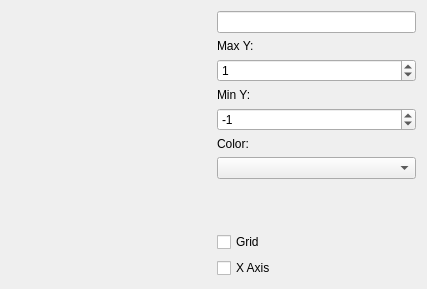
<?xml version="1.0" encoding="UTF-8"?>
<ui version="4.0">
 <class>Plot</class>
 <widget class="QWidget" name="Plot">
  <property name="geometry">
   <rect>
    <x>0</x>
    <y>0</y>
    <width>427</width>
    <height>289</height>
   </rect>
  </property>
  <property name="windowTitle">
   <string>Form</string>
  </property>
  <layout class="QGridLayout" name="gridLayout">
   <item row="0" column="1">
    <layout class="QVBoxLayout" name="verticalLayout">
     <item>
      <widget class="QLineEdit" name="idLineEdit">
       <property name="sizePolicy">
        <sizepolicy hsizetype="Minimum" vsizetype="Fixed">
         <horstretch>0</horstretch>
         <verstretch>0</verstretch>
        </sizepolicy>
       </property>
       <property name="font">
        <font>
         <weight>75</weight>
         <bold>true</bold>
        </font>
       </property>
       <property name="alignment">
        <set>Qt::AlignCenter</set>
       </property>
      </widget>
     </item>
     <item>
      <widget class="QLabel" name="label">
       <property name="text">
        <string>Max Y:</string>
       </property>
      </widget>
     </item>
     <item>
      <widget class="QSpinBox" name="maxYSpinBox">
       <property name="minimum">
        <number>0</number>
       </property>
       <property name="maximum">
        <number>999999999</number>
       </property>
       <property name="value">
        <number>1</number>
       </property>
      </widget>
     </item>
     <item>
      <widget class="QLabel" name="label_2">
       <property name="text">
        <string>Min Y:</string>
       </property>
      </widget>
     </item>
     <item>
      <widget class="QSpinBox" name="minYSpinBox">
       <property name="minimum">
        <number>-999999999</number>
       </property>
       <property name="maximum">
        <number>0</number>
       </property>
       <property name="value">
        <number>-1</number>
       </property>
      </widget>
     </item>
     <item>
      <widget class="QLabel" name="label_3">
       <property name="text">
        <string>Color:</string>
       </property>
      </widget>
     </item>
     <item>
      <widget class="QComboBox" name="colorComboBox"/>
     </item>
     <item>
      <spacer name="verticalSpacer">
       <property name="orientation">
        <enum>Qt::Vertical</enum>
       </property>
       <property name="sizeHint" stdset="0">
        <size>
         <width>20</width>
         <height>40</height>
        </size>
       </property>
      </spacer>
     </item>
     <item>
      <widget class="QCheckBox" name="gridCheckBox">
       <property name="text">
        <string>Grid</string>
       </property>
      </widget>
     </item>
     <item>
      <widget class="QCheckBox" name="xAxisCheckBox">
       <property name="text">
        <string>X Axis</string>
       </property>
      </widget>
     </item>
    </layout>
   </item>
   <item row="0" column="0">
    <widget class="QwtPlot" name="plot"/>
   </item>
  </layout>
 </widget>
 <customwidgets>
  <customwidget>
   <class>QwtPlot</class>
   <extends>QFrame</extends>
   <header>qwt_plot.h</header>
  </customwidget>
 </customwidgets>
 <resources/>
 <connections/>
</ui>
